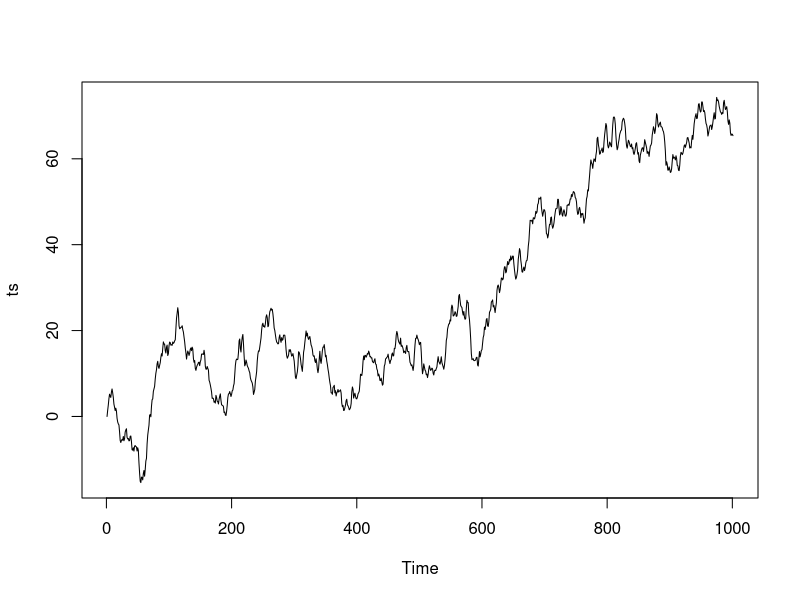
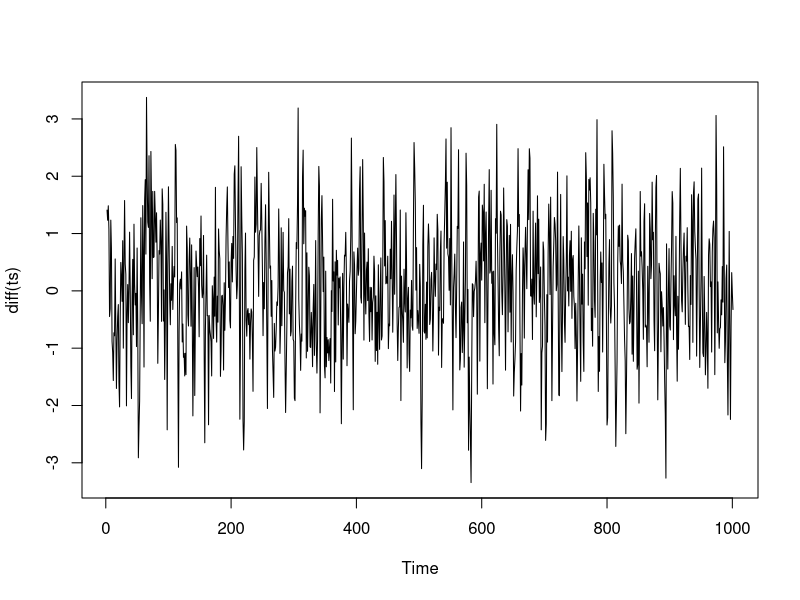
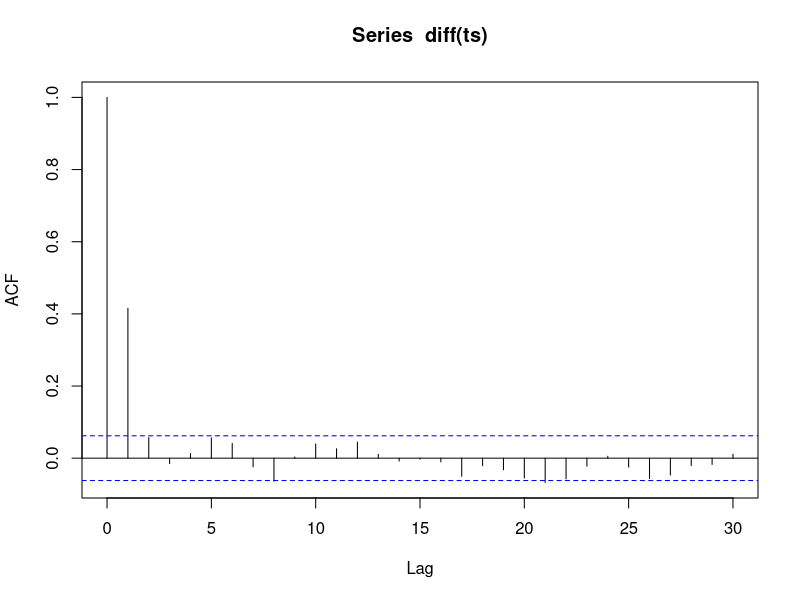
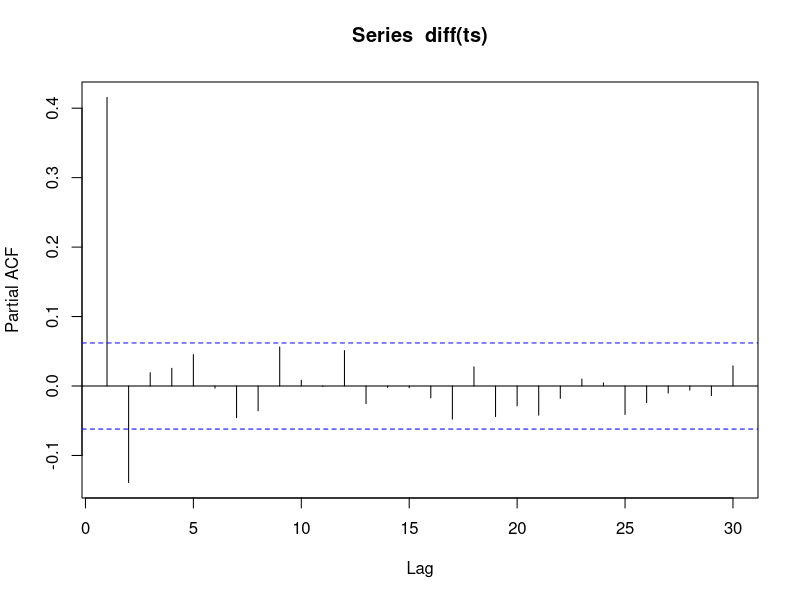
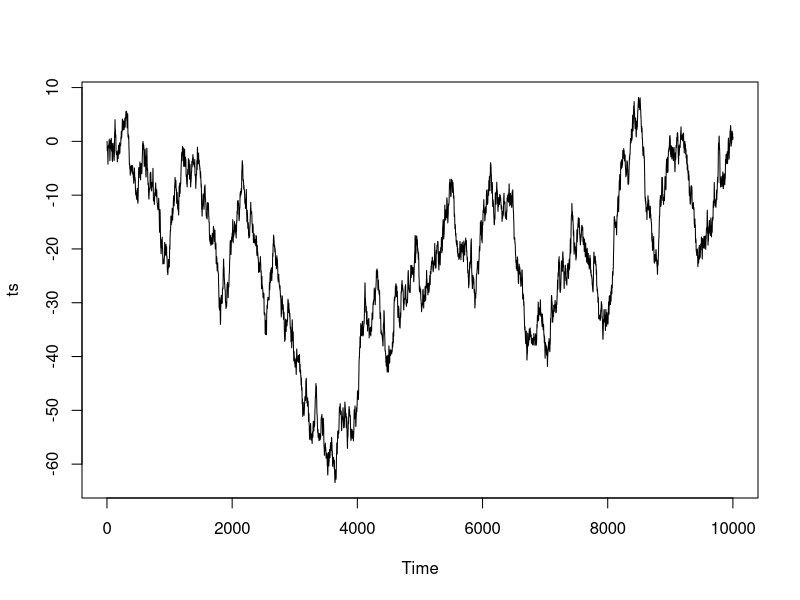

R code for these plots, in order: (Note: this script raises an error after producing the figures.)
ts = arima.sim(n = 63, list(order=c(2,1,2),ar = c(0.8897, -0.4858), ma = c(-0.2279, 0.2488)),sd = sqrt(0.1))
ts = arima.sim(n = 63, list(order=c(2,1,0),ar = c(0.2, 0.7),sd = sqrt(0.1)))
ts = arima.sim(n = 1000, list(order=c(2,1,0),ar = c(0.0, 0.7),sd = sqrt(0.1)))
ts = arima.sim(n = 100, list(order=c(2,1,0),ar = c(0.7, 0.0),sd = sqrt(0.1)))
ts = arima.sim(n = 1000, list(order=c(2,1,0),ar = c(-0.4, 0.1),sd = sqrt(0.1)))
ts = arima.sim(n = 1000, list(order=c(0,1,2),ma = c(0.5, 0.1),sd = sqrt(0.1)))

plot(ts)
plot(diff(ts))
sd(diff(ts))



acf(diff(ts))
pacf(diff(ts))

#Simulate arim model
ts = arima.sim(n = 10000, list(order=c(2,1,2),ar = c(0.9, -0.4), ma = c(-0.2, 0.25)),sd = sqrt(0.1))
plot(ts)

#Train an arima model
train = ts[0:(length(ts)/2)]
mod1 = Arima(train,order = c(2,1,2))

start_test = (length(ts)/2)+1
#Make test data to compare to
test = window(ts, start = start_test, end = start_test+500)

#predict using fitted model
predictions = predict(mod1,100)
plot(predictions$pred)
plot(predictions$pred,ylim=c(48, 48.6))
predictions$pred


#Simulate arima models
tss = list()
for( i in 1:500){
  tstmp = arima.sim(n = 100, list(order=c(2,1,2),ar = c(0.9, -0.4), ma = c(-0.2, 0.25)),sd = sqrt(0.1))
  tstmp = ts( tstmp, start= 5001)
  tstmp = tstmp + train[(length(ts)/2)]
  tss[[i]] = tstmp 
}



a = c(1)
b= 2
tss=c(tss,b)
tss[[2]]
library(scales)
plot(predictions$pred,ylim=c(40, 60))
for(i in 1:500){
  
  lines(tss[[i]],col=alpha('red',0.05))
  
  
}

lines(predictions$pred + predictions$se, col='blue')
lines(predictions$pred - predictions$se, col='blue')
lines(predictions$pred + 2*predictions$se, col='blue')
lines(predictions$pred - 2*predictions$se, col='blue')

plot(predictions$se)


#Rolling predictions
library(forecast)

refit = Arima(train, model=mod1)
plot(fitted(refit))
lines(test, color='r')

?predict.arima0
frc = forecast.Arima(mod1,xreg = test[0:4])

plot(fitted(mod1)[1:500])

fitted_val = fitted(mod1)
fitted_refit = fitted(refit) 

refit_vals = fitted_refit+ refit$residuals
refit_vals[1:10]
train[1:10]

(mod1$residuals + fitted)[1:10]

refit_test = Arima(test, model=mod1)

plot(test[1:20])

plot(ts[5002:5200])
lines(fitted(refit_test)[1:200], col = 'red')

predictions = c()

for(i in 1:length(test)){
  i=2
  j = 5000 + i
  this_train = ts[j-100:j]
  this_refit = Arima(this_train, model = mod1)
  this_pred = predict(this_refit,h=1)$pred[1]
  
  predictions = c(predictions,this_pred)
  
}


lines(predictions[1:200],col='blue')

train[500]

fitted_refit[1:10]
fitted[1:10]

#########################
diff_ts = ts
plot(diff_ts)

lag1 = diff_ts[2:length(ts)]
lag2 = diff_ts[3:length(ts)]
resids = mod1$residuals
resids1 = resids[2:length(resids)]
resids2 = resids[3:length(resids)]

model_data = data.frame(1:100)
model_data['lag1'] = lag1[1:100]
model_data['lag2'] = lag2[1:100]
model_data['res1'] = 0#resids1[1:100]
model_data['res2'] = 0#resids2[1:100]

coef = mod1$coef

myvals = apply(model_data,MARGIN = 1, function(x){ x['lag1']*coef['ar1'] + x['lag2']*coef['ar2']+ x['res1']*coef['ma1']+x['res2']*coef['ma2']})

model_data

plot(fitted(mod1)[3:100], type='l')
plot(ts[3:100])



lines(myvals[2:100],col='red')

lines(ts[2:100],col='blue')

fitted(mod1)[1:20]




mod1$model
plot(frc)
